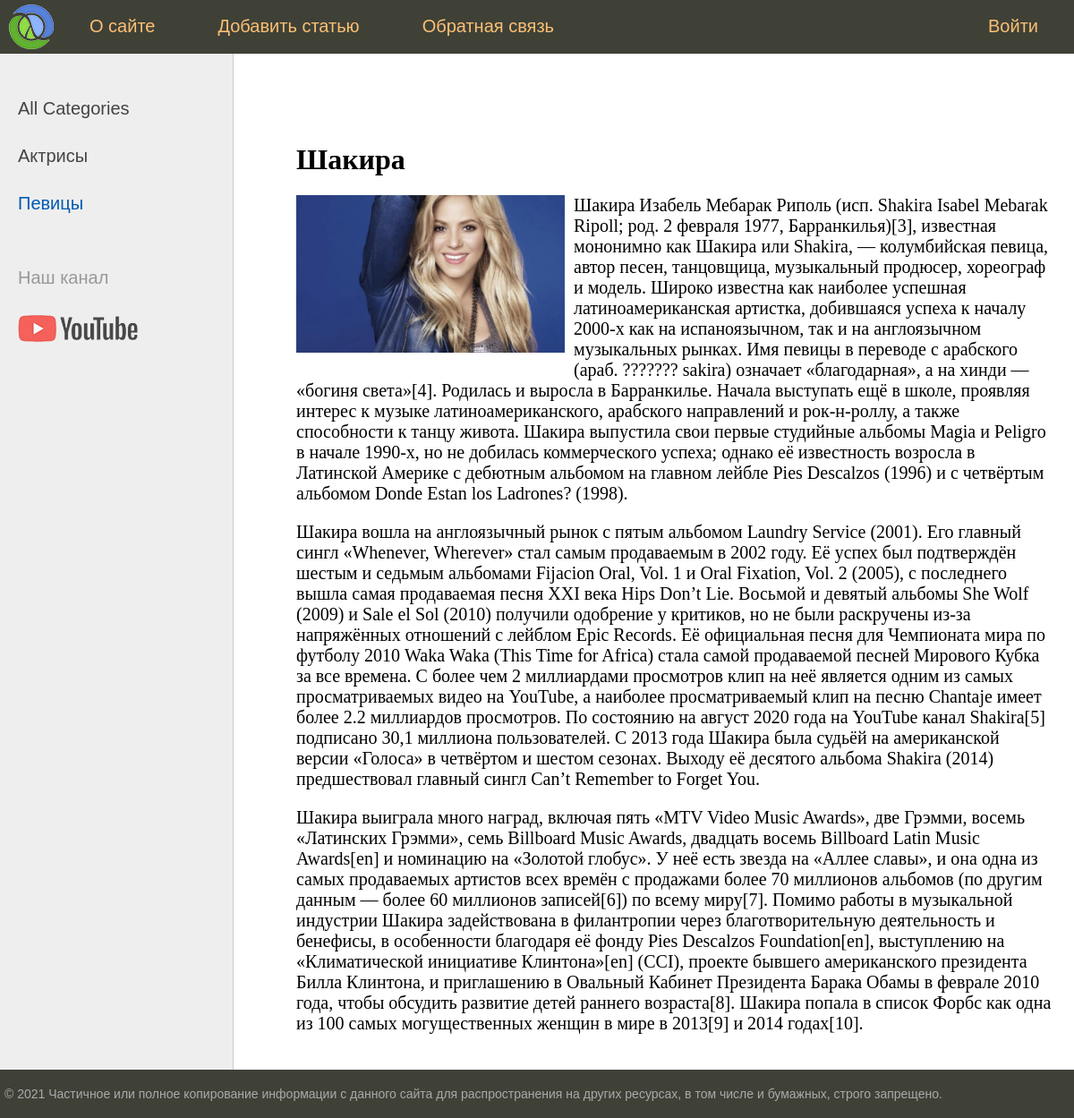
/post/shakira/, run on the app's committed database.
### women/models.py (models this page shows, shortened)
class Category(models.Model):
    name = models.CharField(max_length=100, db_index=True, verbose_name='Category')
    slug = models.SlugField(max_length=255, unique=True, db_index=True, verbose_name='URL')
    def get_absolute_url(self):
        return reverse('category', kwargs={'cat_id': self.pk}) # pk is internal attribute of Model. It's 'primary key'
    class Meta:
        verbose_name = 'Category'
        verbose_name_plural = 'Categories'
        ordering = ['id']

class Women(models.Model):
    title = models.CharField(max_length=255, verbose_name='Заголовок') # 'vervose_name' is alternative name for admin panel
    slug = models.SlugField(max_length=255, unique=True, db_index=True, verbose_name='URL')
    content = models.TextField(blank=True)
    photo = models.ImageField(upload_to='photos/%Y/%m/%d/')
    time_create = models.DateTimeField(auto_now_add=True)
    time_update = models.DateTimeField(auto_now=True)
    is_published = models.BooleanField(default=True)
    cat = models.ForeignKey('Category', on_delete=models.PROTECT)
    class Meta:
        verbose_name = 'Famous Women' # Add to end of name symbol 's'
        verbose_name_plural = 'Famous women' # So as not be symbol 's'
        ordering = ['-time_create', 'title'] # Sorting (and in the admin panel and on the site)

### women/views.py (the view)
# urls.py: path('post/<slug:post_slug>/', show_post, name='post'),
def show_post(request, post_slug):
    post = get_object_or_404(Women, slug=post_slug)
    context = {
        'post': post,
        'menu': menu,
        'title': post.title,
        'cat_selected': post.cat_id,
    }
    return render(request, 'women/post.html', context=context)

### women/templatetags/women_tags.py (called while the page is built)
@register.inclusion_tag('women/list_categories.html')
def show_categories(sort=None, cat_selected=0):
    if not sort:
        cats = Category.object.all()
    else:
        cats = Category.objects.order_by(sort)
    return {'cats': cats, 'cat_selected': cat_selected}

### women/templates/women/post.html
{% extends 'women/base.html' %}
{% block content %}
<h1>{{post.title}}</h1>
{% if post.photo %}
<p><img class='img-article-left' src='{{post.photo.url}}'></p>
{% endif %}
{{post.content|linebreaks}}
{% endblock %}

### women/templates/women/list_categories.html
{% for c in cats %}
    {% if c.pk == cat_selected %}
        <li class="selected">{{c.name}}</a></li>
    {% else %}
        <li><a href="{{ c.get_absolute_url }}">{{c.name}}</a></li>
    {% endif %}
{% endfor %}

### women/static/women/css/styles.css (style rules this page uses)
html, body { font-family: 'Arial'; margin: 0; padding: 0; height: 100%; width: 100%; color: #444; }
a { color: #0059b2; text-decoration: none; }
img { max-width: 600px; height: auto; }
img.img-article-left { max-width: 300px; height: auto; float: left; padding: 0 10px 10px 0; }
.left-chapters ul li { margin: 30px 0 0 0; color: #999; }
.left-chapters ul li.selected { color: #0059b2; }
.left-chapters ul li a { color: #444; text-decoration: none; }
.content-text h1 { font-size: 32px; }

### data on the page
Category: name "Актрисы"
Category: name "Певицы"
Women: title "Шакира", photo (picture), content "Шакира Изабель Мебарак Риполь (исп. Shakira Isabel Mebarak Ripoll; род. 2 февраля 1977, Барранкилья)[3], известная мононимно как Шакира или Shakira, — колумбийская певица, автор песен, танцовщица, музыкальный продюсер, хореограф и модель. Широко известна как наиболее успешная латиноамериканская артистка, добившаяся успеха к началу 2000-х как на испаноязычном, так и на англоязычном музыкальных рынках. Имя певицы в переводе с арабского (араб. ??????? sakira) означает «благодарная», а на хинди — «богиня света»[4]. Родилась и выросла в Барранкилье. Начала выступать ещё в школе, проявляя интерес к музыке латиноамериканского, арабского направлений и рок-н-роллу, а также способности к танцу…"

### other printed values
{{ m.title }} "О сайте" "Добавить статью" "Обратная связь"
{{ m.title }} "Войти"
